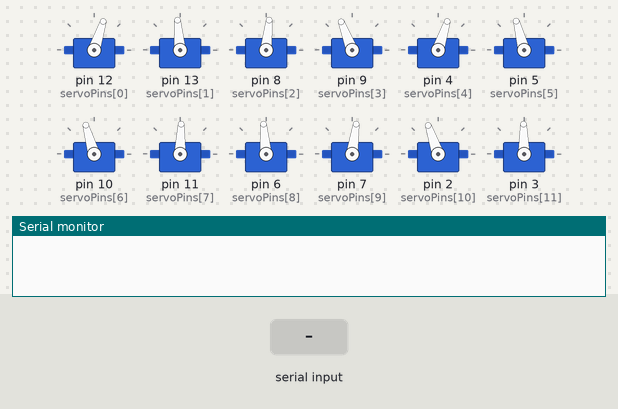
This sketch was run on a simulated Arduino Uno, built with avr-gcc and run on an emulated ATmega328P. Shown: 12 × servo, the last lines printed to the serial monitor. Inputs (shaded band) come from the test bench.

Above: at 3.2 s.
3.3 s: "1" received over Serial
At 4.58 s:
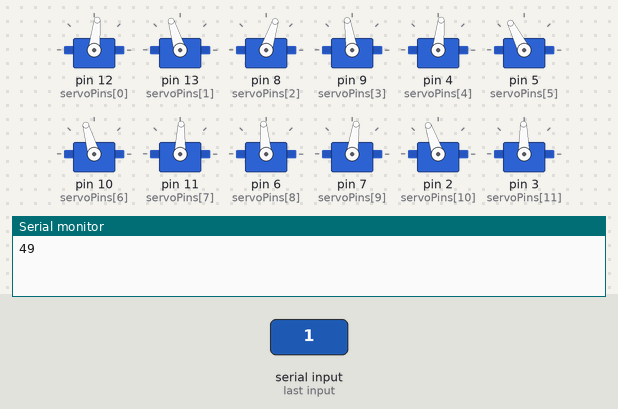
At 5.49 s:
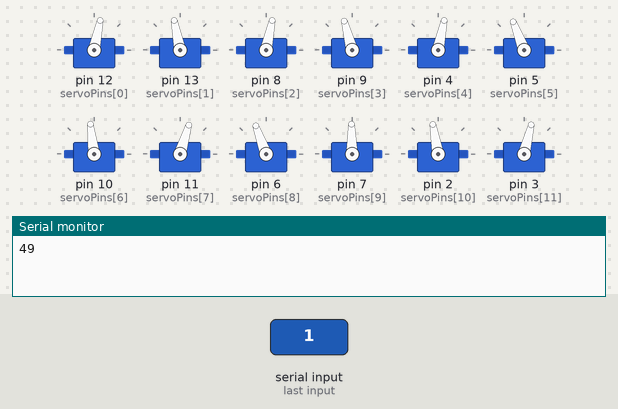
Timing chart, 0 to 18.3 s (numbered marks = the images above; inputs shaded):
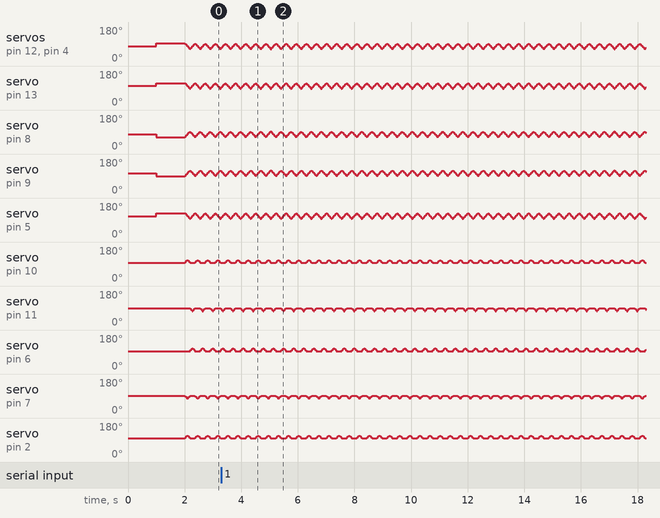

The sketch:

servo_test_all_servos.ino
```cpp
/*
 * Servo Testing sketch for new code design of hexapod
 * structure:
 *  - Interrupt triggered by the millis timer (timer 0 i think)
 *        - ISR updates the position of the servo
 *  - Use a class to control/update the servos
 *        - Initialiser to setup variables, input = pin number and phase shift
 *        - Setup function to setup the servo (and detach??)
 *        - function to put servo into starting position
 *        - Update function to update the servo position depending on the current time
 *  - Need to test with servo to create an array of positions which when gone through
 *      at 1 millis intervals (or other time period) results in smooth (as poss) motion
 *      - will need to measure speed of the servo movement
 *      - use excel to generate some data to use on servos
 *  - Extra functionality:
 *      - Ability to control the speed of the servos/walking
 *      - fowards/backwards/turning motions
 *      - maybe include expansion/generalisation for the movement angles??
 *
 *      for servo from arduino starter kit, 180 degrees in 400ms (ish) = 0.45 degrees/ms = 2.22ms/degree so max speed when delay of 3ms between updates
 */

 /* Naming conventions and walking patterns
//
// Naming Convention for servos: (pan servos 1-6, lift servos 7-12, even = RHS, odd = LHS)
//  - FrontLeftPan = 1
//  - FrontRightPan = 2
//  - MidLeftPan = 3
//  - MidRightPan = 4
//  - BackLeftPan = 5
//  - BackRightPan = 6
//  - FrontLeftLift = 7
//  - FrontRightLift = 8
//  - MidLeftLift = 9
//  - MidRightLift = 10
//  - BackLeftLift = 11
//  - BackRightLift = 12

// For RHS servos: adding an angle = lower and forwards
// For LHS servos: adding angle = higher and backwards

// Forwards Walk Pattern:
//  - Lift FL(+), MR(-) and BL(+) legs and pan forwards (-,+,-)
//  - Pan FR(-), ML(+) and BR(-) legs backwards
//  - Lower FL(-), MR(+) and BL(-) legs
//  - Lift FR(-), ML(+) and BR(-)legs and pan forwards (+,-,+)
//  - Pan FL(+), MR(-) and BL(+) legs Backwards
//  - Lower FR(+), ML(-) and BR(+) legs
//  - LOOP!!

// Backwards is the same except bottom to top and backwards:
//  - Lift FR(-), ML(+) and BR(-) legs
//  - Pan FL(-), MR(+) and BL(-) legs forwards
//  - lower FR(+), ML(-) and BR(+)legs and pan backwards (-,+,-)
//  - Lift FL(+), MR(-) and BL(+) legs
//  - Pan FR(+), ML(-) and BR(+) legs forwards
//  - Lower FL(-), MR(+) and BL(-) legs and pan backwards (+,-,+)
//  - LOOP!!
*/


// direction/movement definitions
 #define FORWARDS   1
 #define BACKWARDS  2
 #define TURN_CW    3
 #define TURN_CCW   4

// library includes
#include <Servo.h>

// global variables
unsigned char direction;
unsigned char speed;

int servoPins[] = {    // in order of servos(1 to 12)
  /*FLP*/ 12,  /*FRP*/ 13,  /*MLP*/ 8,  /*MRP*/ 9,  /*BLP*/ 4,  /*BRP*/ 5,
  /*FLL*/ 10,  /*FRL*/ 11,  /*MLL*/ 6,  /*MRL*/ 7,  /*BLL*/ 2,  /*BRL*/ 3
};

// array of default servo positions
int defaults[] = {    // in order of servos(1 to 12)
  78,  101,  78,  105,  78,  111,  97,  88,  95,  91,  100,  91
};

// array containing the members of group 1
int group1_array[] = {1, 2, 5, 7, 8, 11};

//movement array(s)
// array for 30 degrees of movement with the extreme 10% of travel at half speed
//#define MOVEMENT_ARRAY_SIZE 36
//int movement_array[MOVEMENT_ARRAY_SIZE + 1] = {0,1,1,2,2,3,3,4,5,6,7,8,9,10,11,12,13,14,15,16,17,18,19,20,21,22,23,24,25,26,27,27,28,28,29,29,30};
// array for 30 degrees of movement with no slowing down
#define MOVEMENT30_ARRAY_SIZE 30
int movement30_array[MOVEMENT30_ARRAY_SIZE + 1] = {0,1,2,3,4,5,6,7,8,9,10,11,12,13,14,15,16,17,18,19,20,21,22,23,24,25,26,27,28,29,30};
// array for 15 degrees of movement with no slowing down
#define MOVEMENT15_ARRAY_SIZE 15
int movement15_array[MOVEMENT15_ARRAY_SIZE + 1] = {0,1,2,3,4,5,6,7,8,9,10,11,12,13,14,15};


/***********************************************************************************************************************************************************/
/* HEXAPOD CLASS *******************************************************************************************************************************************/
/***********************************************************************************************************************************************************/
class hexapod{
  // declare member varibles and initialise servo class
  unsigned char servo_phase;
  unsigned char servo_number;
  unsigned char default_position;
  volatile int position_index;
  volatile char index_increment;
  char polarity;
  boolean pan = false;
  boolean lift = false;
  boolean group1 = false;
  boolean group2 = false;
  boolean left = false;
  boolean right = false;

  Servo servo;

  public:
  // class constructor (initialises member variables for particular instances of class, this can include the pin the servo is
  //    connected and maybe even the position on the hexapod for further expandibility)
  hexapod(void){
    position_index = 0;
    index_increment = 1;
    polarity = 1;
  }
  // setup member function
  void begin(int number){
    servo_number = number;
    servo.attach(servoPins[servo_number]);
    default_position = defaults[servo_number];

    // determine characteristics of the servo being setup based on the number
    // lift/pan
    if(servo_number > 5){
      lift = true;
    }
    else{
      pan = true;
    }
    // group 1 or 2
    for(int n = 0; n < 6; n++){
      if(servo_number == group1_array[n]){
        group1 = true;
      }
    }
    if(!group1){
      group2 = true;
    }
    // left/right
    if((servo_number % 2) == 0){
      left = true;
    }
    else{
      right = true;
    }
    // determine polarity
    // if lift servo reverse polarity
    if(lift){
      polarity = -polarity;
    }
    // if servo is on left hand side reverse polarity
    if(left){
      polarity = -polarity;
    }

    // set phase (likely go elsewhere in future tests)
    if(group1){
      index_increment = -1;
      if(pan){
        position_index = 30;
      }
    }
  }
  void set_direction(int phase){
    // standstill member function to set servo to standstill postion
    servo_phase = phase;
    // initialise the position index variable based on the phase
    position_index = phase;
    // also set counting direction
    index_increment = 1;
  }
  void standstill(){
    // set servo to standstill position
    servo.write(default_position);
  }
  // member function to set all the servos to their starting positions for the given movement
  void start_pos(){
    // set servo to position indicated in matrix of starting positions
    if(pan){
      servo.write(default_position + polarity*(movement30_array[position_index] - 15));
    }
    else{
      servo.write(default_position);
    }
  }
  // servo update member function
  void update(){
    if(pan){
      servo.write(default_position + polarity*(movement30_array[position_index] - 15));
      // increment the index variable and update the servo to the corresponding position as described in the servo position array
      position_index+= index_increment;
      if((position_index == MOVEMENT30_ARRAY_SIZE)|(position_index == 0)){
        index_increment = -index_increment;
      }
    }
    else{
      if(position_index < 0){
        servo.write(default_position);
      }
      else{
        servo.write(default_position + polarity*(movement15_array[position_index]));
      }
      // increment the index variable and update the servo to the corresponding position as described in the servo position array
      position_index+= index_increment;
      if((position_index == MOVEMENT15_ARRAY_SIZE)|(position_index == -MOVEMENT15_ARRAY_SIZE)){
        index_increment = -index_increment;
      }
    }
  }
};

// setup hexapod class
hexapod hexapod_servos[12];

// function which will setup the required global variables for forward/reverse/turning (likely the position index among others)
//    and also update the phases required for the individual servos
void setMovement(int movement, int movement_speed){
  switch(movement){
    case FORWARDS:
    {
      // forwards motion
    }
    break;
    case BACKWARDS:
    {
      // backwards motion
    }
    break;
    case TURN_CW:
    {
      // turn clockwise
    }
    break;
    case TURN_CCW:
    {
      // turn counter-clockwise
    }
    break;
    default:
    {
      // default behaviour
    }
    break;
  }
  //test_servo.set_direction(0);
}

void setup() {
  Serial.begin(9600);
  // setup servos
  for(int n = 0; n < 12; n++){
    hexapod_servos[n].begin(n);
    hexapod_servos[n].standstill();
  }
  // put in standstill position
  //test_servo.standstill();
  delay(1000);
  //setMovement(FORWARDS, 7);
  for(int n = 0; n < 12; n++){
    hexapod_servos[n].start_pos();
  }
  delay(1000);

  /* INTERRUPTS!!
  // setup the compare match register on timer 0 to interrupt half way between the millis interrupts and enable timer interrupt
  //    - may need to use different timer if one millisecond is too short a time period = very likely
  OCR0A = 0x7F;
  TIMSK0 |= (1<<OCIE0A);
  */
}

/*
// ISR for timer interrupt
SIGNAL(TIMER0_COMPA_vect){
  test_servo.update();
}
*/

void loop() {
  // continuously update the servos
  for(int n = 0; n < 12 ; n++){
    hexapod_servos[n].update();
  }
  delay(5);
}

void serialEvent(){
  Serial.println(Serial.read());
}
```
